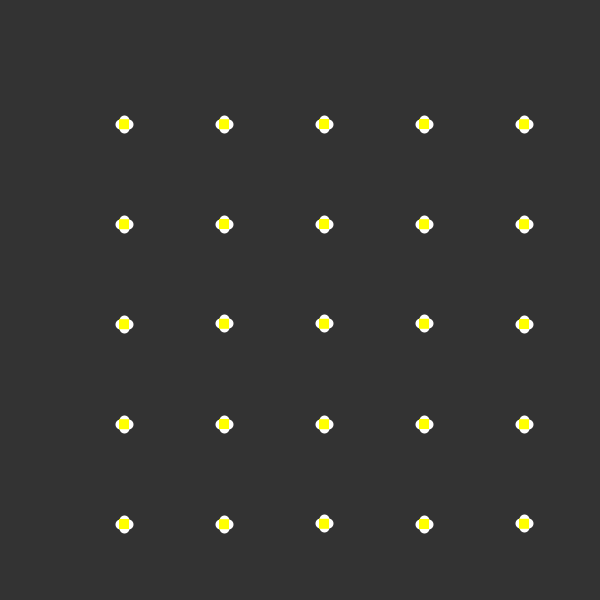
Frame 1 (no input)
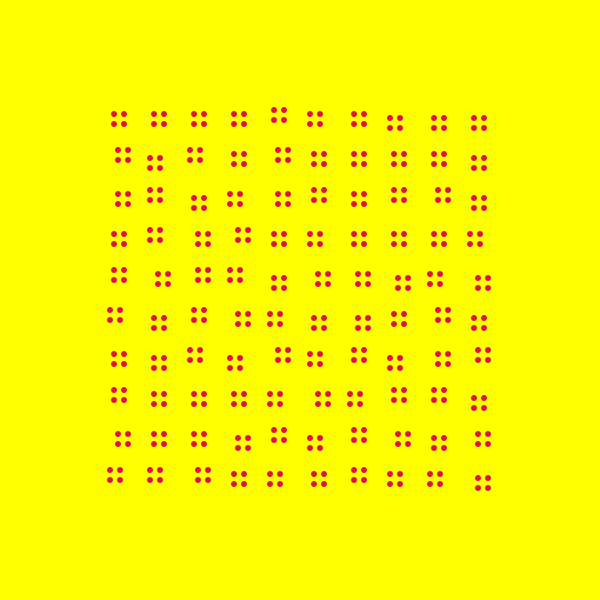
Frame 60 (the mouse pressed at the canvas centre just before this capture)
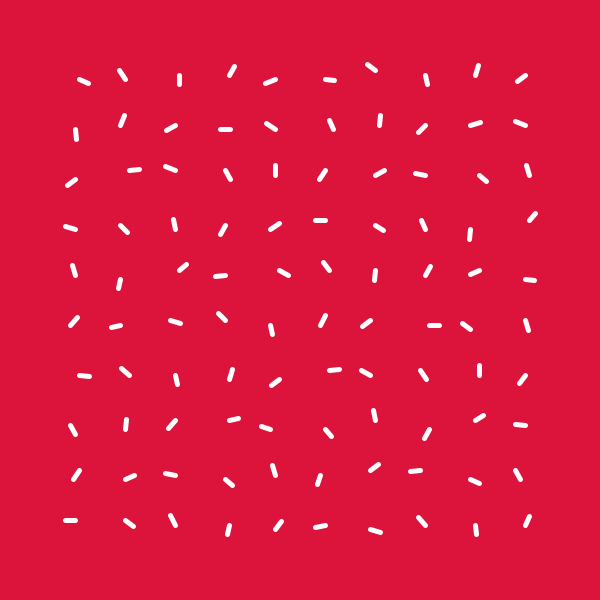
Frame 120 (the mouse held since frame 60 and released just before this capture)

The Processing sketch that drew these frames (run headless with seeded random() and noise(); from frame 60 on, the mouse is pressed at the canvas centre):

// Processing sketch: s10c01maite
// ── s10c01maite.pde
//Expresión Digital II - Diseño Digital - Facultad de Diseño - UDD - 2016.
//Maite Iturriaga Batlle.
//s10c01

/* Este código se verán distintos movimientos y formas gracias a dos boolean, 
la primera función, "flor" está compuesta de 4 elipses que en su conjunto tienen un movimiento de random 
el que cambia los valores de x, y dentro de una pequeña grilla.
La segunda función "margarita" está compuesta de cuadrados y puntos (formando una flor),
que se mueven a través del eje y (de arriba hacia abajo) también de forma random, dentro de un espacio limitado, 
por otra parte, la función "linea" compuesta por una serie de líneas que rotan en base a uno de sus propios puntos sumando cada vez + 0.02,
todo esto en una grilla cuadrada delimitada.
*/
Hola[] h = new Hola[100];
Hola[] k = new Hola[100];

boolean b, c;
int i;

void setup() {
  size(600, 600);
  rectMode(CENTER);
  b = true;
    /*Doble for loop para generar una grilla "flor" */
  for (int i = 0; i < 10; i++) {
    for (int j = 0; j < 10; j++) {
      int total = j + i * 10;
      float x = i * 20;
      float y = j * 20;
      h[total] = new Hola(x, y, x + 5, y + 5, (int)random(-2, 2), (int)random(-2, 2), total);
    }
  }
/*Doble for loop para generar una grilla distinta usada en "margarita" y "linea" */
  for (int i = 0; i < 10; i++) {
    for (int j = 0; j < 10; j++) {
      int total = j + i * 10;
      float x = i * 50;
      float y = j * 50;
      k[total] = new Hola(x, y, x + 5, y + 5, (int)random(-2, 2), (int)random(-2, 2), total);
    }
  }
}

void draw() {

  /*Se genera un boolean dentro de un estado de otro, 
   boolean, incluyendo un conteo (fameCount) */

  if (frameCount % 100 == 0) {
    b = !b;
  }
  if (b == true) {
    if (frameCount % 50 == 0) {
      c = !c;
    }
  }
  // títulos explicativos de lo que pasa en el parrafo de código
  if (c == true) {
    pushMatrix();
    background(255, 255, 0);
    translate(width * .19, height * .19);
    for (int i = 0; i < h.length; i++) {
      h[i].flor();
      h[i].mover();
      h[i].borde();
    }
    popMatrix();
  }

  // títulos explicativos de lo que pasa en el parrafo de código
  if (c == false) {
    translate(width / 5, height / 5);
    background(51);
    for (int i = 0; i < k.length; i++) {
      k[i].margarita();
      k[i].borde();
    }
  }


  // títulos explicativos de lo que pasa en el parrafo de código
  if ( b == false) {
    pushMatrix();
    translate(width / 8, height / 8);
    background(220, 20, 60);
    for (int i = 0; i < k.length; i++) {
      k[i].moverlo();
      k[i].linea();
      k[i].dibujar();
      k[i].borde();
    }
    popMatrix();
  }
}
// ── Hola.pde
class Hola {
  /*Se declaran las variables globales de la clase*/
  float x, y, a, r, e, tx, ty, vx, vy, angulo;
  color carmesi, amarillo, blanco;

  Hola (float x, float y, float tx, float ty, float vx, float vy, float angulo) {
    this.x = x;
    this.y = y;
    this.r = 10; // variable sin uso
    this.tx = tx;
    this.ty = ty;
    this.angulo = angulo;
    this.vx = vx * 0.2;
    this.vy = vy * 0.2;
    this.carmesi = color(220, 20, 60);
    this.amarillo = color(255, 255, 0);
    this.blanco = color(255);
  }
  /*pushMatrix(); sirve para cambiar el estado de las coordenaras y 
   popMatrix(); para devolver el estado actual de las coordenadas,
   encerrando todas las funciones que están dentro de ellos*/

  // títulos explicativos de lo que pasa en el parrafo de código
  void margarita() {
    pushMatrix();               
    translate(x, y); 
    e += vy;
    stroke(blanco);
    strokeWeight(10);
    point (x, y + 4 + e);
    point (x + 4, y + e);
    point (x + 8, y + 4 + e);
    point (x + 4, y + 8 + e);
    fill(amarillo);
    noStroke();
    rect(x + 4, y + 4 + e, 10, 10);
    popMatrix();
  } 

  /*Flor, dibujo 4 círculos*/
  void flor() {
    pushMatrix();                                                                          
    translate(x, y);     
    noStroke(); 
    fill(carmesi);
    point(x - 5, y - 5); // al estar noStroke() los puntos no se dibujarán NUNCA
    ellipse(x, y, 6, 6);
    ellipse(x + 10, y + 10, 6, 6);
    ellipse(x, y + 10, 6, 6);
    ellipse(x + 10, y, 6, 6);
    popMatrix();
  }
  
  /* Movimiento, en base a (x, y)*/
  void mover() {
    x += vx;
    y += vy;
  }

/*Movimiento y rotación de líneas en base a cada punto (x, y)*/
  void moverlo() {
    x += vx;
    y += vy;
    angulo += 0.02;
  }

  // títulos explicativos de lo que pasa en el parrafo de código
  void linea() {
    pushMatrix();
    translate(x, y);
    rotate(angulo);
    strokeWeight(5);
    stroke(blanco);
    line(0, 0, 10, 0);
    popMatrix();
  }

  // títulos explicativos de lo que pasa en el parrafo de código
  // el nombre de la función debe ser más descriptivo, dibujar es genérico si hay más formas por dibujar
  void dibujar() {
    pushMatrix();
    translate(width * .15, height * .15);
    noFill();
    strokeWeight(1);
    popMatrix();
  }

  // títulos explicativos de lo que pasa en el parrafo de código
  void borde() {
    if (x > tx || x < tx - 10) {
      vx *= -1;
    }
    if (y > ty || y < ty - 10) {
      vy *= -1;
    }
  }
}
